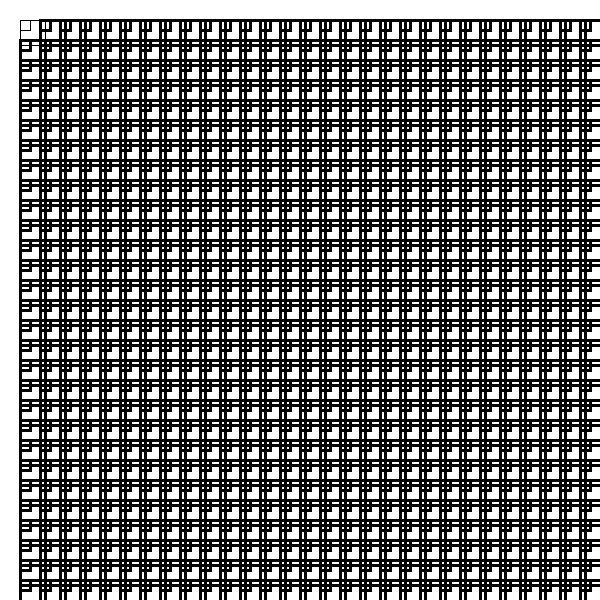
Frame 1 (no input)
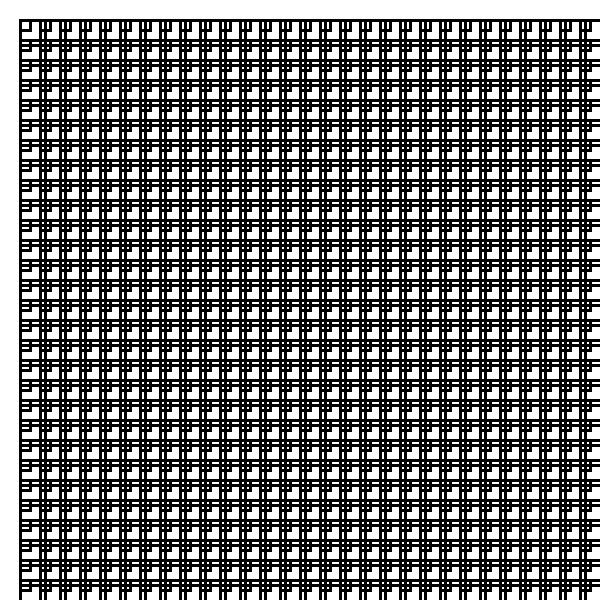
Frame 60 (the mouse pressed at the canvas centre just before this capture)
Frame 120 (the mouse held since frame 60 and released just before this capture): identical to frame 60, image omitted

The Processing sketch that drew these frames (run headless with seeded random() and noise(); from frame 60 on, the mouse is pressed at the canvas centre):

// Processing sketch: processing_143651
// ── processing_143651.pde

// Konkuk University
// Department of Dynamic Media
// SOS iDesign
// Name: Your Hyeri Kim
// ID: Your 201420075 Hyeri Kim





void setup() {
  size(600, 600);
  background(255);
  smooth();
}


void draw() {
  for (int a =20; a<width; a = a+20) {
   for (int b =20; b<width; b = b+20) {
      noFill();
      rect(a, b, 25, 25);
      rect(a, b, 10, 10);
      stroke(0);
      strokeWeight(3);


    }
  }
}
